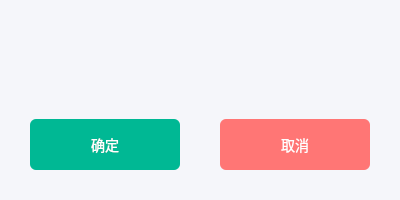
<?xml version="1.0" encoding="UTF-8"?>
<ui version="4.0">
 <class>sureDialog</class>
 <widget class="QDialog" name="sureDialog">
  <property name="geometry">
   <rect>
    <x>0</x>
    <y>0</y>
    <width>400</width>
    <height>200</height>
   </rect>
  </property>
  <property name="minimumSize">
   <size>
    <width>400</width>
    <height>200</height>
   </size>
  </property>
  <property name="windowTitle">
   <string>确认操作</string>
  </property>
  <property name="styleSheet">
   <string>QDialog {
    background-color: #f5f6fa;
}

QLabel {
    color: #2c3e50;
    font-size: 15px;
    padding: 10px;
}

QPushButton {
    color: white;
    border: none;
    padding: 8px 25px;
    border-radius: 6px;
    font-size: 14px;
    min-width: 100px;
    min-height: 35px;
}

#surePushButton {
    background-color: #00b894;
}

#surePushButton:hover {
    background-color: #00a884;
}

#cancelPushButton {
    background-color: #ff7675;
}

#cancelPushButton:hover {
    background-color: #e66767;
}</string>
  </property>
  <layout class="QVBoxLayout" name="verticalLayout">
   <property name="spacing">
    <number>20</number>
   </property>
   <property name="leftMargin">
    <number>30</number>
   </property>
   <property name="topMargin">
    <number>30</number>
   </property>
   <property name="rightMargin">
    <number>30</number>
   </property>
   <property name="bottomMargin">
    <number>30</number>
   </property>
   <item>
    <widget class="QLabel" name="label">
     <property name="alignment">
      <set>Qt::AlignCenter</set>
     </property>
    </widget>
   </item>
   <item>
    <layout class="QHBoxLayout" name="horizontalLayout">
     <item>
      <spacer name="horizontalSpacer">
       <property name="orientation">
        <enum>Qt::Horizontal</enum>
       </property>
       <property name="sizeHint" stdset="0">
        <size>
         <width>40</width>
         <height>20</height>
        </size>
       </property>
      </spacer>
     </item>
     <item>
      <widget class="QPushButton" name="surePushButton">
       <property name="text">
        <string>确定</string>
       </property>
      </widget>
     </item>
     <item>
      <spacer name="horizontalSpacer_2">
       <property name="orientation">
        <enum>Qt::Horizontal</enum>
       </property>
       <property name="sizeType">
        <enum>QSizePolicy::Fixed</enum>
       </property>
       <property name="sizeHint" stdset="0">
        <size>
         <width>20</width>
         <height>20</height>
        </size>
       </property>
      </spacer>
     </item>
     <item>
      <widget class="QPushButton" name="cancelPushButton">
       <property name="text">
        <string>取消</string>
       </property>
      </widget>
     </item>
     <item>
      <spacer name="horizontalSpacer_3">
       <property name="orientation">
        <enum>Qt::Horizontal</enum>
       </property>
       <property name="sizeHint" stdset="0">
        <size>
         <width>40</width>
         <height>20</height>
        </size>
       </property>
      </spacer>
     </item>
    </layout>
   </item>
  </layout>
 </widget>
 <resources/>
 <connections/>
</ui>
